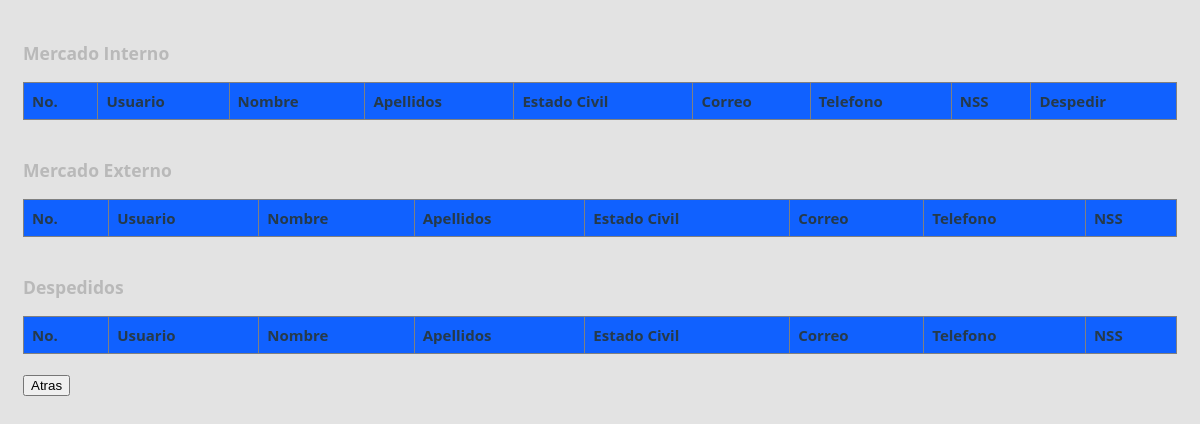
Page /reclutamiento-master/administrador/mercado/ver_mercado.php (signed in) on the earlier database version.
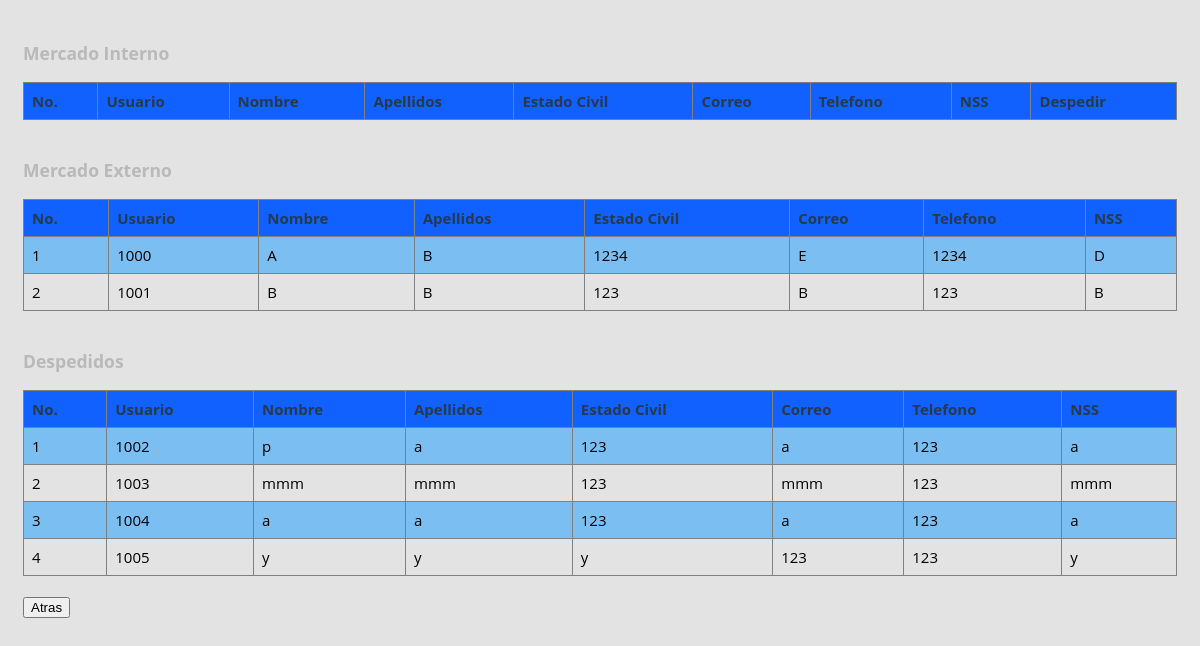
Same page on the later database version.
### tables this page shows
CREATE TABLE `employees` (
  `empfullname` varchar(50) NOT NULL DEFAULT '',
  `employee_passwd` varchar(25) NOT NULL DEFAULT '',
  `apellidos` varchar(75) NOT NULL DEFAULT '',
  `employid` bigint(255) NOT NULL,
  `edociv` varchar(50) DEFAULT NULL,
  `sexo` varchar(10) DEFAULT NULL,
  `nss` varchar(20) DEFAULT NULL,
  `email` varchar(75) NOT NULL,
  `telefono` int(50) NOT NULL,
  `tipo` enum('0','1','2','3') NOT NULL,
  `foto` varchar(200) DEFAULT NULL
);

### reclutamiento-master/administrador/mercado/ver_mercado.php (the view, shortened to what this page needs)
<!DOCTYPE html>
<html lang="en">
<head>
    <link rel="stylesheet" type="text/css" href="../../style.css">
</head>
<body>
<?php
    include '../../config.php';
    $conn=mysqli_connect($host,$user,$pass,$name);
    echo"<h3>Mercado Interno</h3>";
    echo "<table border = 1>
    <tr>
        <th>No.</th>
        <th>Usuario</th>
        <th>Nombre</th>
        <th>Apellidos</th>
        <th>Estado Civil</th>
        <th>Correo</th>
        <th>Telefono</th>
        <th>NSS</th>
        <th>Despedir</th>
    </tr>";
    echo "</table>";
    echo"<h3>Mercado Externo</h3>";
    echo "<table border = 1>
    <tr>
        <th>No.</th>
        <th>Usuario</th>
        <th>Nombre</th>
        <th>Apellidos</th>
        <th>Estado Civil</th>
        <th>Correo</th>
        <th>Telefono</th>
        <th>NSS</th>
    </tr>";
    $query = "SELECT * FROM employees where tipo = '0'";
    $c=1;
    $result = mysqli_query($conn, $query);
    while($row = mysqli_fetch_array($result)){
        $email = $row["email"];
        $nombre = $row["empfullname"];
        $apellidos = $row["apellidos"];
        $username = $row["employid"];
        $civ = $row["edociv"];
        $phone = $row["telefono"];
        $nss = $row["nss"];
        echo "<tr>
                <td>$c</td>
                <td>$username</td>
                <td>$nombre</td>
                <td>$apellidos</td>
                <td>$civ</td>
                <td>$email</td>
                <td>$phone</td>
                <td>$nss</td>
            </tr>";
        $c++;
    }
    echo "</table>";
    echo"<h3>Despedidos</h3>";
    echo "<table border = 1>
    <tr>
        <th>No.</th>
        <th>Usuario</th>
        <th>Nombre</th>
        <th>Apellidos</th>
        <th>Estado Civil</th>
        <th>Correo</th>
        <th>Telefono</th>
        <th>NSS</th>
    </tr>";
    $query = "SELECT * FROM employees where tipo = '1'";
    $c=1;
    $result = mysqli_query($conn, $query);
    while($row = mysqli_fetch_array($result)){
        $email = $row["email"];
        $nombre = $row["empfullname"];
        $apellidos = $row["apellidos"];
        $username = $row["employid"];
        $civ = $row["edociv"];
        $phone = $row["telefono"];
        $nss = $row["nss"];
        echo "<tr>
                <td>$c</td>
                <td>$username</td>
                <td>$nombre</td>
                <td>$apellidos</td>
                <td>$civ</td>
                <td>$email</td>
                <td>$phone</td>
                <td>$nss</td>
            </tr>";
        $c++;
    }
    echo "</table>";
?>
    <b><b>
    <button onclick="location.href='../menu/index.html'">Atras</button>
</body>
</html>

### reclutamiento-master/style.css (style rules this page uses)
*, *:before, *:after { box-sizing: border-box; }
body { padding: 1em; font-family: 'Open Sans', 'Helvetica Neue', Helvetica, Arial, sans-serif; font-size: 15px; color: #b9b9b9; background-color: #e3e3e3; }
table { border-collapse: collapse; width: 100%; }
th, td , tr { font-family: 'Open Sans', 'Helvetica Neue', Helvetica, Arial, sans-serif; text-align: left; padding: 8px; color : #000 ; }
tr:nth-child(even) { background-color: #7BBFF2 }
th { background-color: #1061FF; color: #263A4A; }

Differences in the rows shown:
added employees: employid "1000", empfullname "A", apellidos "B", edociv "1234", email "E", telefono "1234", nss "D", shown under "Mercado Externo"
added employees: employid "1001", empfullname "B", apellidos "B", edociv "123", email "B", telefono "123", nss "B", shown under "Mercado Externo"
added employees: employid "1002", empfullname "p", apellidos "a", edociv "123", email "a", telefono "123", nss "a", shown under "Despedidos"
added employees: employid "1003", empfullname "mmm", apellidos "mmm", edociv "123", email "mmm", telefono "123", nss "mmm", shown under "Despedidos"
added employees: employid "1004", empfullname "a", apellidos "a", edociv "123", email "a", telefono "123", nss "a", shown under "Despedidos"
added employees: employid "1005", empfullname "y", apellidos "y", edociv "y", email "123", telefono "123", nss "y", shown under "Despedidos"
